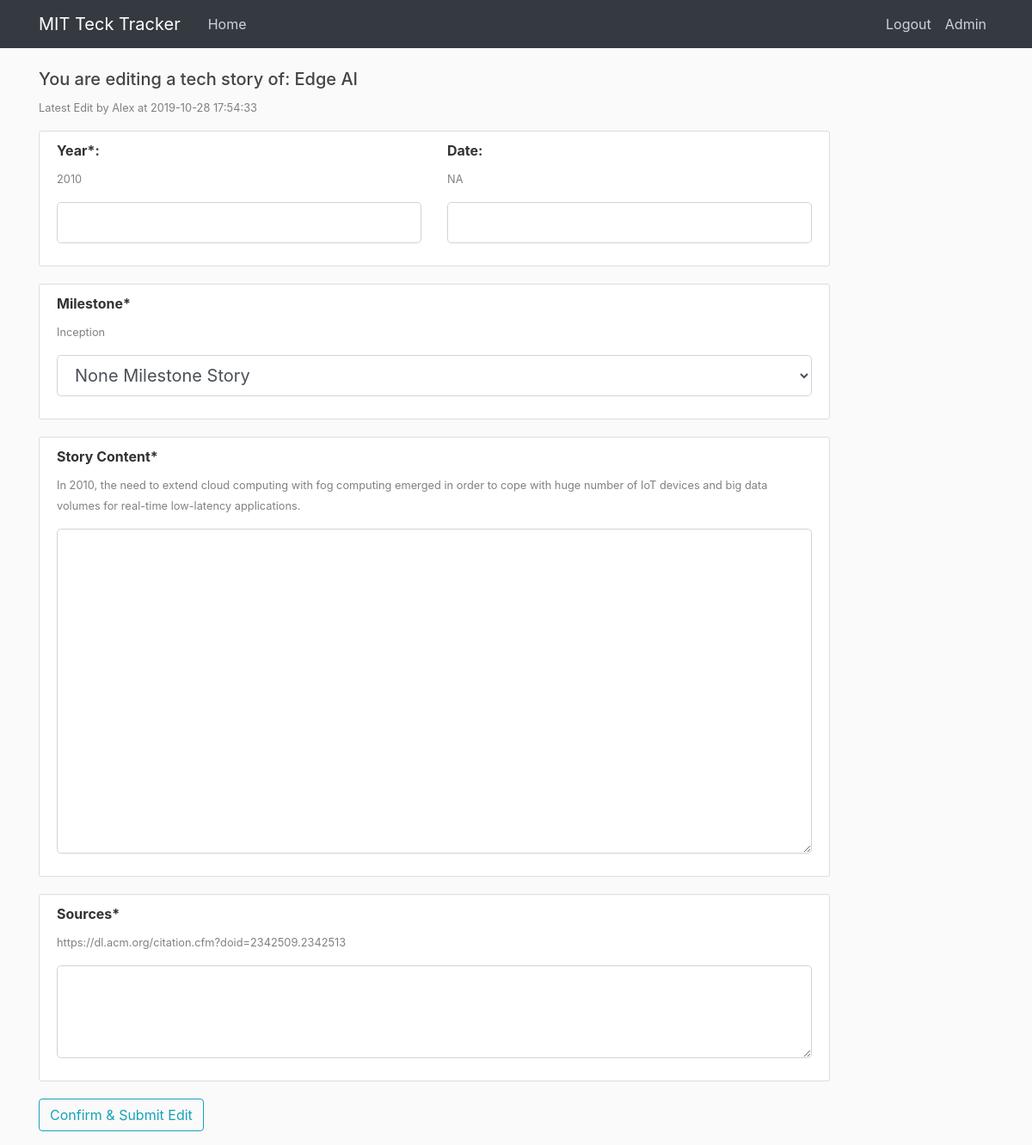
Screenshot of /edit_log/5 (signed in) with the database file from the repository.
### tables this page shows
CREATE TABLE tech_story_log (
  log_s_id integer PRIMARY KEY autoincrement,
  contributor integer NOT NULL,
  contribute_time timestamp without time zone NOT NULL,
  tech_name text NOT NULL,
  story_year integer NOT NULL,
  story_date text,
  story_content text NOT NULL,
  milestone text NOT NULL,
  sources text,
  change_committed timestamp without time zone
);

CREATE TABLE users (
  user_id integer PRIMARY KEY autoincrement, -- SERIAL PRIMARY KEY,
  username text,
  email text NOT NULL,
  password text NOT NULL,
  can_scout boolean DEFAULT True,
  can_analyse boolean DEFAULT True,
  can_edit boolean DEFAULT False,
  admin boolean DEFAULT False
);

### app.py (the view, shortened to what this page needs)
@app.route("/edit_log/<log_s_id>", methods = ['GET', 'POST'])
def edit_log(log_s_id):
    user = get_current_user()
    if not user:
        return redirect(url_for('login'))
    if user['can_analyse'] == 0:
        flash('No access to TechAnalytics. Please contact administrators', 'danger')
        return redirect(url_for('home'))
    db = get_db()
    story_cur = db.execute('''
                            select *, datetime(contribute_time,'unixepoch') contribute_time_dt
                            from tech_story_log tsl join users
                            on contributor = user_id
                            where log_s_id = ?
                            ''', [log_s_id])
    story = story_cur.fetchone()
    tech = story['tech_name']
    form = EditTechStoryForm()
    form.milestone.choices = milestones_tuplist
    return render_template('edit_log.html', title='View Tech Story', form = form, user = user, story = story)

### forms.py
class EditTechStoryForm(FlaskForm):
    story_year = IntegerField('Year*')
    story_date = StringField('Date', validators=[Optional(), Regexp(regex =r'(0[1-9]|1[012])[- /.](0[1-9]|[12][0-9]|3[01])',message="Please insert data in mm/dd format")])
    milestone = SelectField('Milestone*', choices = [])
    story_content = TextAreaField('Story Content*',render_kw={"rows": 12})
    sources = TextAreaField('Sources*', render_kw={"rows": 3})
    submit = SubmitField('Confirm & Submit Edit')

### app.py (called while the page is built)
def get_current_user():
    user_result = None
    if 'user' in session:
        user_email = session['user']
        db = get_db()
        user_cur = db.execute('select user_id, email, password, can_scout, can_analyse, can_edit, admin from users where email = ?', [user_email])
        user_result = user_cur.fetchone()
    return user_result

### dbTest.py (called while the page is built)
def connect_db(RowMode=True):
    sql = sqlite3.connect(dbpath)
    if RowMode:
        sql.row_factory = sqlite3.Row
    else:
        sql.row_factory = lambda cursor, row: row[0]
    return sql

def get_db():
    if not hasattr(g, 'sqlite3_db'):
        g.sqlite_db = connect_db()
    return g.sqlite_db

### templates/edit_log.html (shortened to what this page needs)
{% extends "layout.html" %}
{% from "show_links.html" import show_links %}
{% block nav %}
{{ show_links(user) }}
{% endblock %}
{% block content %}
    <h5>You are editing a tech story of: {{ story['tech_name']}} </h5>
    <p><small><font color="grey">Latest Edit by {{ story['username'] }} at {{ story['contribute_time_dt'] }}</font></small></p>
    <form method="POST" action="">
    <div class = "content-section">
        <div class = "row">
          <div class = "col-sm">
            <div class="form-group">
                <b>{{ form.story_year.label(class="form-control-label") }}: </b>
                <p><small><font color="grey">{{ story['story_year']}}</font></small></p>
                {% if form.story_year.errors %}
                  {{ form.story_year(class="form-control form-control-lg is-invalid") }}
                <div class="invalid-feedback">
                  {% for error in form.story_year.errors %}
                        <span>{{ error }}</span>
                  {% endfor %}
                </div>
            {% else %}
              {{ form.story_year(class="form-control form-control-lg") }}
            {% endif %}
            </div>
          </div>
          <div class = "col-sm">
            <div class="form-group">
                <b>{{ form.story_date.label(class="form-control-label") }}: </b>
                <p><small><font color="grey">{% if story['story_date'] %} {{ story['story_date']}} {% else %} NA {% endif %}</font></small></p>
                {% if form.story_date.errors %}
                  {{ form.story_date(class="form-control form-control-lg is-invalid") }}
                <div class="invalid-feedback">
                  {% for error in form.story_date.errors %}
                        <span>{{ error }}</span>
                  {% endfor %}
                </div>
            {% else %}
              {{ form.story_date(class="form-control form-control-lg") }}
            {% endif %}
            </div>
          </div>
        </div>
    </div>
    <div class = "content-section">
      <div class="form-group">
        <b>{{ form.milestone.label(class="form-control-label") }}</b>
        <p><small><font color="grey">{{ story['milestone']}}</font></small></p>
        {% if form.milestone.errors %}
            {{ form.milestone(class="form-control form-control-lg is-invalid") }}
            <div class="invalid-feedback">
                {% for error in form.milestone.errors %}
                    <span>{{ error }}</span>
                {% endfor %}
            </div>
        {% else %}
            {{ form.milestone(class="form-control form-control-lg") }}
        {% endif %}
      </div>
    </div>
    <div class = "content-section">
      <div class="form-group">
        <b>{{ form.story_content.label(class="form-control-label") }}</b>
        <p><small><font color="grey">{{ story['story_content']}}</font></small></p>
        {% if form.story_content.errors %}
            {{ form.story_content(class="form-control form-control-lg is-invalid") }}
            <div class="invalid-feedback">
                {% for error in form.story_content.errors %}
                    <span>{{ error }}</span>
                {% endfor %}
            </div>
        {% else %}
            {{ form.story_content(class="form-control form-control-lg") }}
        {% endif %}
      </div>
    </div>
    <div class = "content-section">
      <div class="form-group">
        <b>{{ form.sources.label(class="form-control-label") }}</b>
        <p><small><font color="grey">{{ story['sources']}}</font></small></p>
        {% if form.sources.errors %}
            {{ form.sources(class="form-control form-control-lg is-invalid") }}
            <div class="invalid-feedback">
                {% for error in form.sources.errors %}
                    <span>{{ error }}</span>
                {% endfor %}
            </div>
        {% else %}
            {{ form.sources(class="form-control form-control-lg") }}
        {% endif %}
      </div>
    </div>
    <div class="form-group">
      {{ form.submit(class="btn btn-outline-info") }}
    </div>
    </form>
{% endblock content %}

### static/main.css (style rules this page uses)
body { background: #fafafa; color: #333333; margin-top: 5rem; }
h1, h2, h3, h4, h5, h6 { color: #444444; }
.content-section { background: #ffffff; padding: 10px 20px; border: 1px solid #dddddd; border-radius: 3px; margin-bottom: 20px; }

### rows the page displays
tech_story_log: tech_name "Edge AI", story_year "2010", milestone "Inception", story_content "In 2010, the need to extend cloud computing with fog computing emerged in order to cope with huge number of IoT devices and big data volumes for real-time low-latency applications.", sources "https://dl.acm.org/citation.cfm?doid=2342509.2342513"
users: username "Alex"

### other values shown
{{ story['contribute_time_dt'] }} "2019-10-28 17:54:33"
